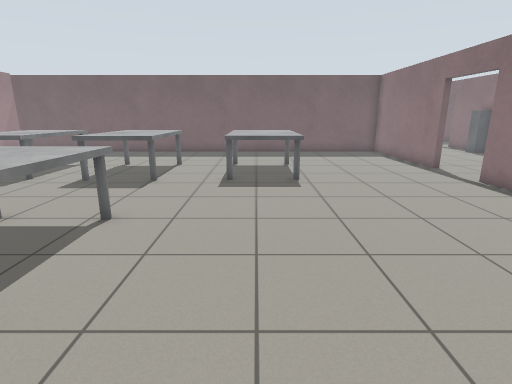
view 1 (above)

24 first-person views from a walk through a world built for the Gazebo simulator. The camera is 1.2 m above the floor, tilts 14° down and sees 80° across. The floor is counted in squares, 0.5 m on a side. Each view is taken from the middle of a square. On the plan, view 1 faces up. The plan holds only what a view shows up to about 18 squares ahead; the rest is blank. The place goes on beyond the plan.

view 2
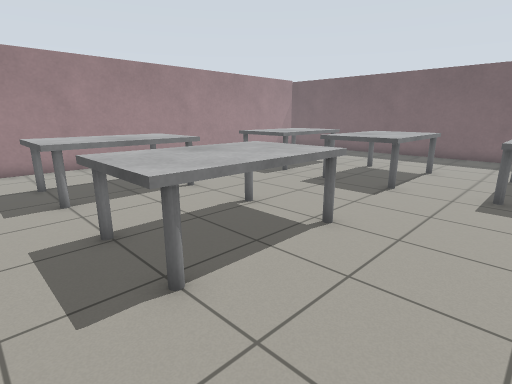

view 3
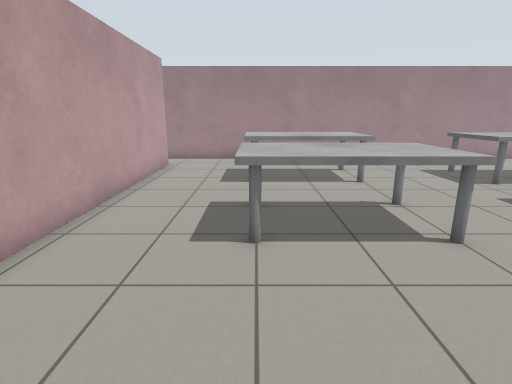

view 4
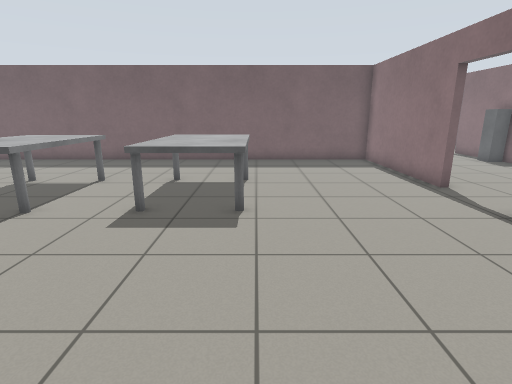

view 5
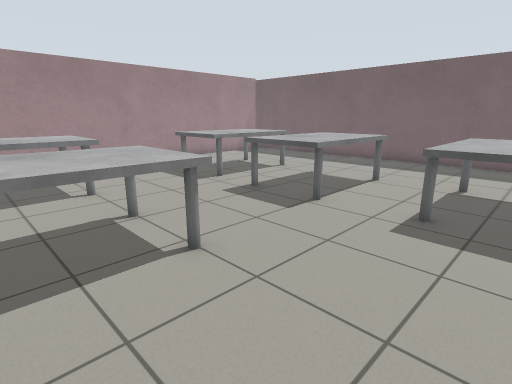

view 6
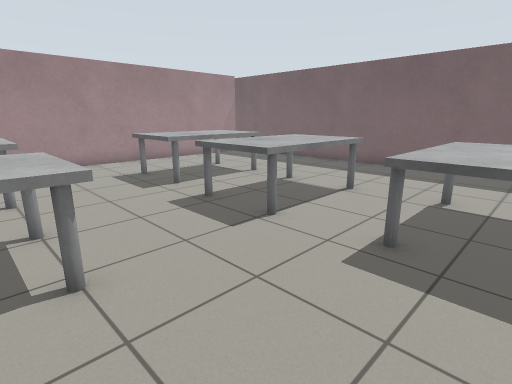

view 7
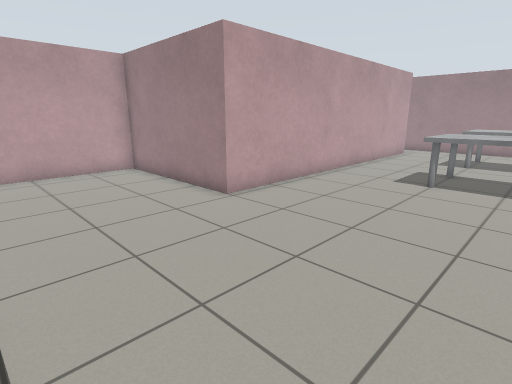

view 8
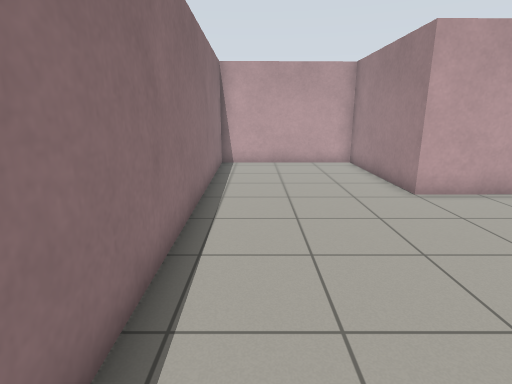

view 9
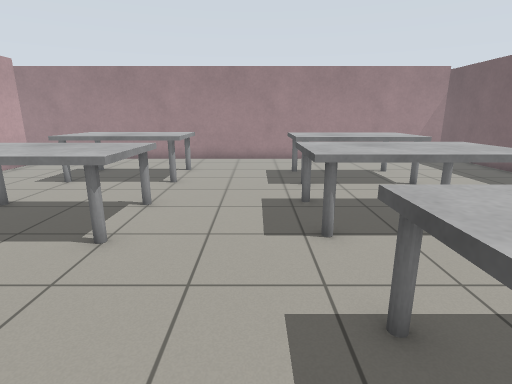

view 10
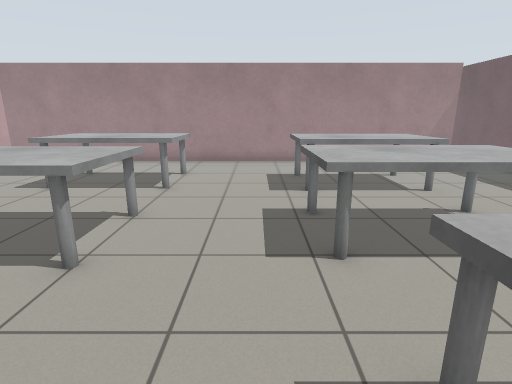

view 11
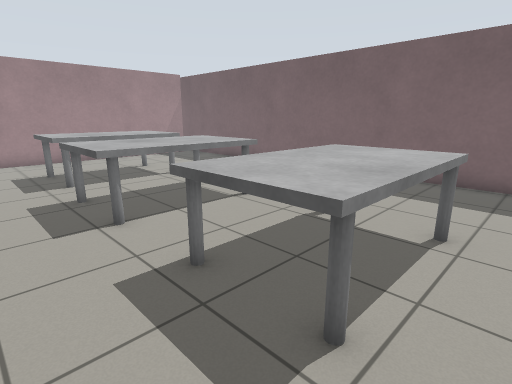

view 12
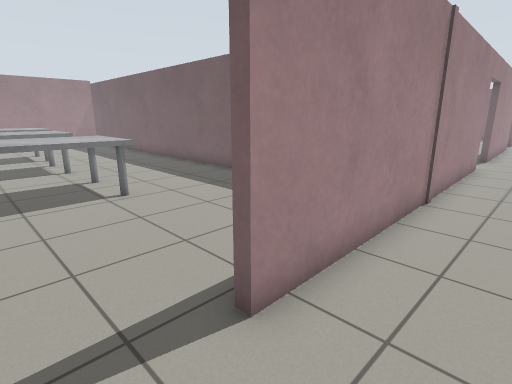

view 13
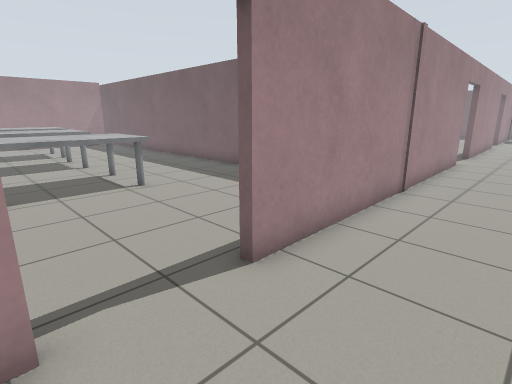

view 14
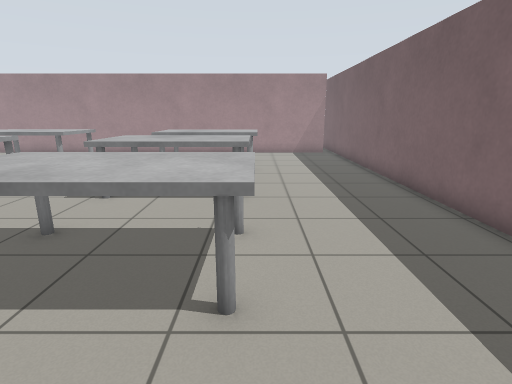

view 15
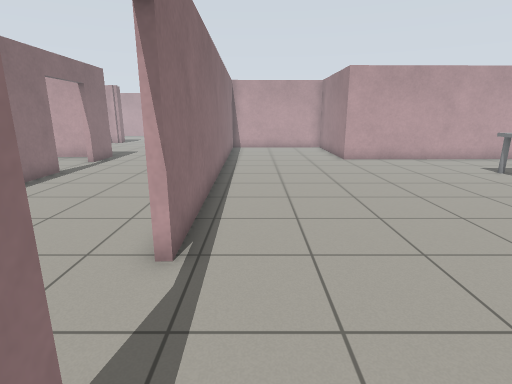

view 16
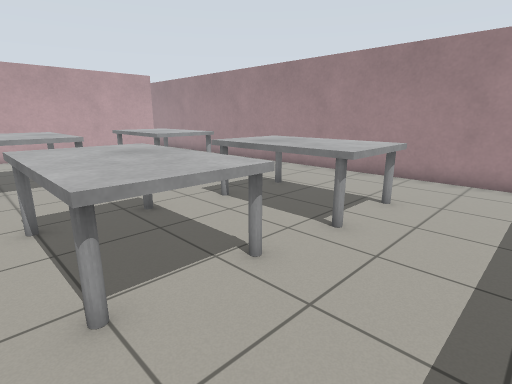

view 17
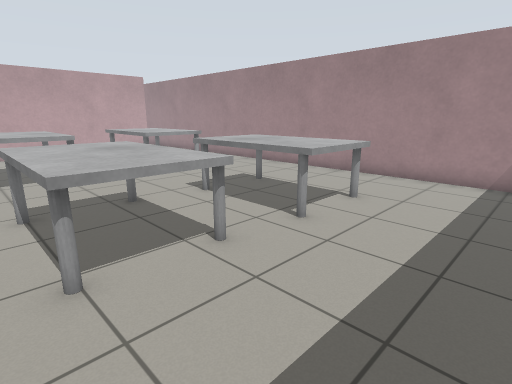

view 18
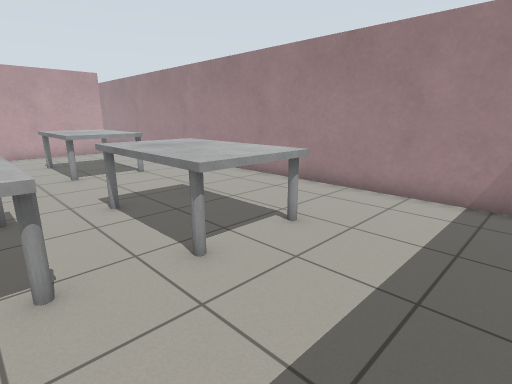

view 19
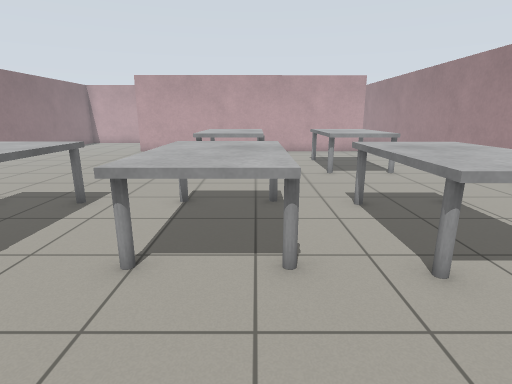

view 20
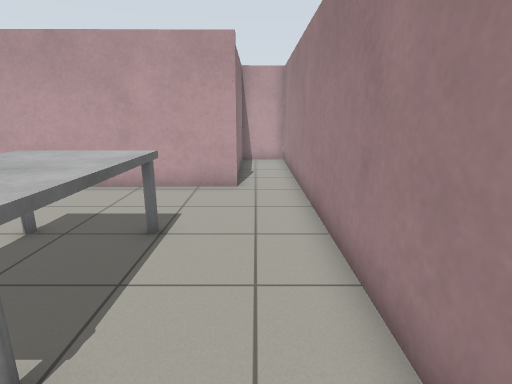

view 21
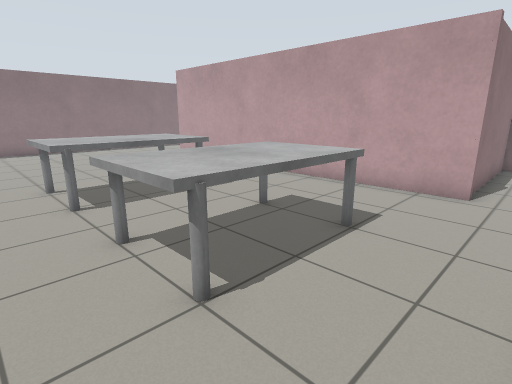

view 22
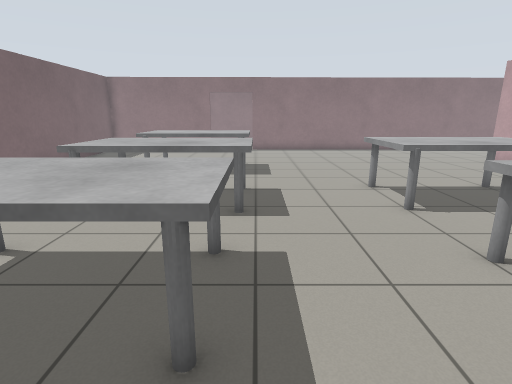

view 23
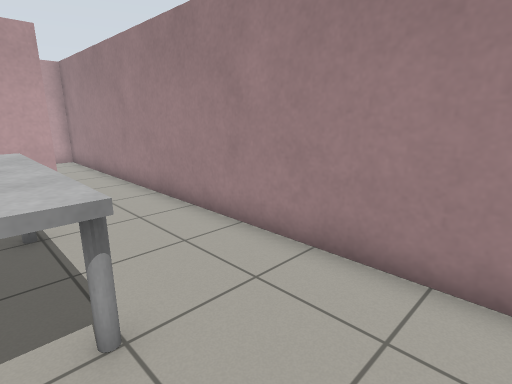

view 24
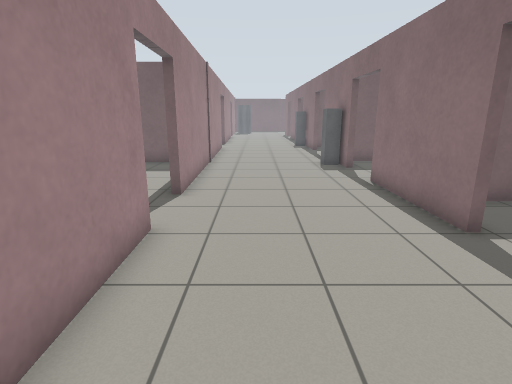

### Floor plan
Points are (right, up) in squares from view 1. A wall is a line through its corners. A room is listed if a view was taken in it or the views show most of it. See-through windows are left out.
Room 1 (views 1, 2, 3, 4, 5, 6, 7, 8, 9, 10, 11, 14, 15, 16, 17, 18, 19, 20, 21, 22, 23)
walls: (8.4, 14.3) (8.2, 21.2) (-16.7, 21.2); (-15.5, 20.6) (-15.5, -8.4) (-13.2, -8.3) (-13.3, -1.4) (2, -1.3) (2, -8.1) (8.8, -8) (8.4, 11.3)
ways out: open door at (8.5, 13) to room 2
objects: table (-12, 3) to (-9, 7); table (-12, 11) to (-9, 16); table (-7, 11) to (-4, 16); table (-6, 3) to (-3, 7); table (-1, 11) to (2, 16)
Room 2 (views 12, 13, 24)
walls: (8.7, 11.3) (8.8, 7.1); (15.5, 11) (15.4, 16.4); (15.3, 21.4) (15.2, 23.5); (8.5, 23.6) (8.7, 14.3)
ways out: open door at (8.5, 13) to room 1; open door at (15, 11); open door at (15, 18)
objects: grey post (14, 20) to (15, 21)

Where each view was taken, in squares from view 1:
view 1: 0 up, 0 right, facing up
view 2: 1 up, 0 right, facing up-left
view 3: 3 up, 2 right, facing left
view 4: 4 up, 2 right, facing up
view 5: 4 up, 1 right, facing up-left
view 6: 6 up, 1 right, facing up-left
view 7: 6 up, 8 right, facing down-left
view 8: 8 up, 7 right, facing down
view 9: 10 up, 2 right, facing left
view 10: 10 up, 1 right, facing left
view 11: 9 up, 3 right, facing up-left
view 12: 12 up, 11 right, facing up-left
view 13: 11 up, 12 right, facing up-left
view 14: 16 up, 5 right, facing left
view 15: 16 up, 7 right, facing down
view 16: 19 up, 3 left, facing down-left
view 17: 20 up, 3 left, facing down-left
view 18: 20 up, 6 left, facing down-left
view 19: 20 up, 6 left, facing down
view 20: 9 up, 14 left, facing down
view 21: 9 up, 15 left, facing down-right
view 22: 11 up, 14 left, facing right
view 23: 10 up, 11 left, facing down-left
view 24: 5 up, 11 right, facing up
